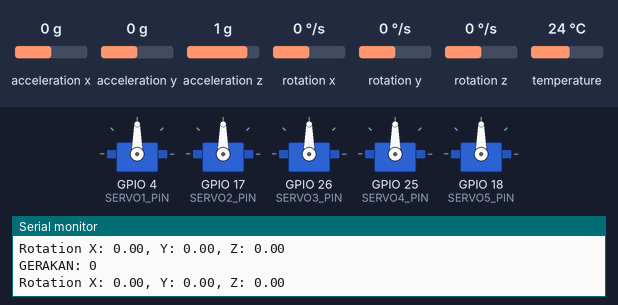
Bench run of a sketch on a simulated ESP32. Parts: 5 × servo, the last lines printed to the serial monitor. The inputs (shaded band) are chosen by the test bench; at power-on: rotation z 0 °/s, rotation x 0 °/s, rotation y 0 °/s, acceleration x 0 g, acceleration y 0 g, acceleration z 1 g, temperature 24 °C.

Above: at 2.2 s.
2.3 s: rotation z set to -192 °/s
At 3.1 s:
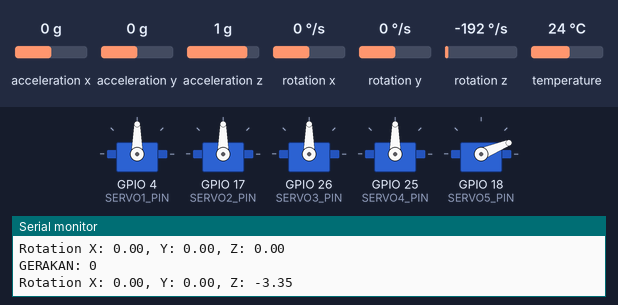
5.3 s: rotation x set to -192 °/s
At 6.7 s:
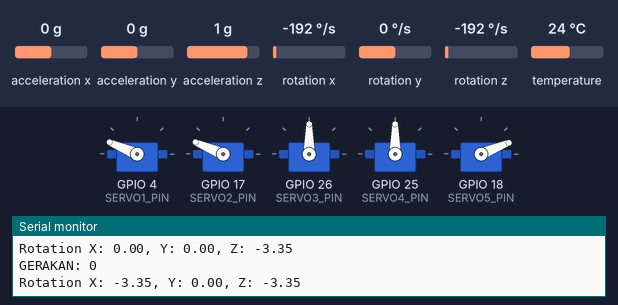
8.3 s: rotation y set to -192 °/s
At 9.1 s:
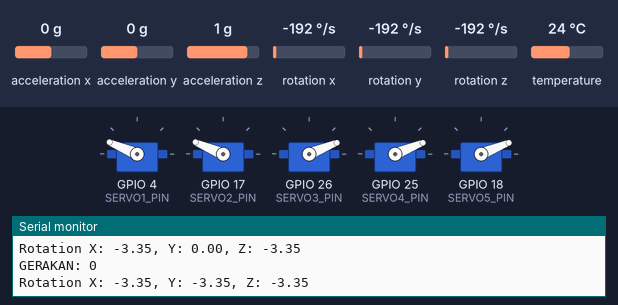
11.3 s: rotation x set to -100 °/s
At 12.4 s:
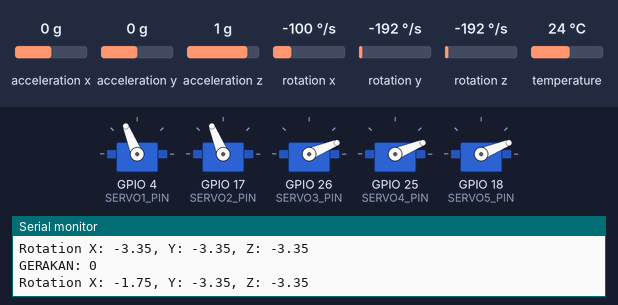
14.3 s: rotation y set to -100 °/s
At 15.1 s:
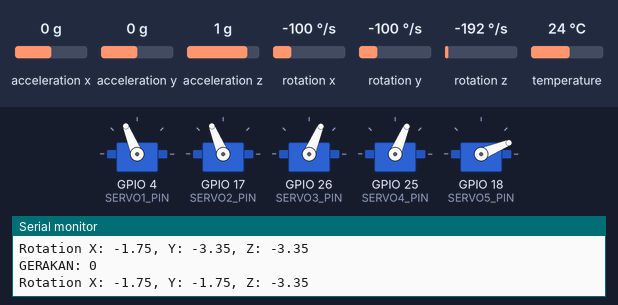
17.3 s: rotation z set to -100 °/s
Timing chart, 0 to 21.3 s (numbered marks = the images above; inputs shaded):
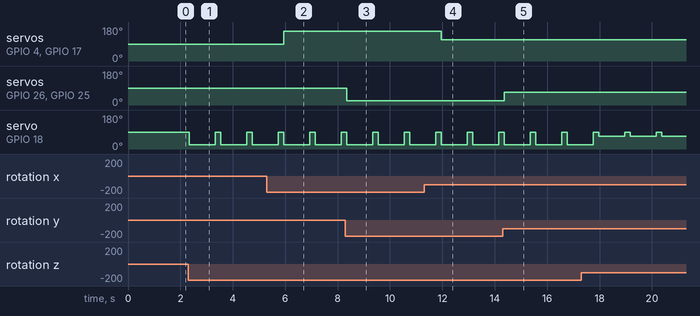

Measured:
- after the input at 2.3 s, servo on GPIO 18 (SERVO5_PIN): alternates 90° for 0.20 s and 22° for 1.0 s, starting at once
- after the input at 5.3 s, servo on GPIO 4 (SERVO1_PIN), servo on GPIO 17 (SERVO2_PIN): 90° → 157° after 0.64 s
- after the input at 8.3 s, servo on GPIO 26 (SERVO3_PIN), servo on GPIO 25 (SERVO4_PIN): 90° → 22° after 0.05 s
- after the input at 11.3 s, servo on GPIO 4 (SERVO1_PIN), servo on GPIO 17 (SERVO2_PIN): 157° → 112° after 0.66 s
- after the input at 14.3 s, servo on GPIO 26 (SERVO3_PIN), servo on GPIO 25 (SERVO4_PIN): 22° → 67° after 0.06 s

The sketch:

Code.ino
```cpp
#include <Adafruit_MPU6050.h> //initializing library
#include <Adafruit_Sensor.h>
#include <ESP32Servo.h>

Servo myservo1; //initiliazing servo
Servo myservo2;
Servo myservo3;
Servo myservo4;
Servo myservo5;

#define TRIGPIR_PIN 5 //PIR Output at PIN 5
#define SERVO1_PIN 4 //Servo 1 Control at PIN 4
#define SERVO2_PIN 17 //Servo 1 Control at PIN 17
#define SERVO3_PIN 26 //Servo 1 Control at PIN 26
#define SERVO4_PIN 25 //Servo 1 Control at PIN 25
#define SERVO5_PIN 18 //Servo 1 Control at PIN 18

Adafruit_MPU6050 mpu;

void setup() {
  Serial.begin(115200);

  while (!Serial)
    delay(10);

  Serial.println("Adafruit MPU6050 test!"); //checking MPU

  if (!mpu.begin()) {
    Serial.println("Failed to find MPU6050 chip");
  }
  Serial.println("MPU6050 Found!");

  pinMode(TRIGPIR_PIN, OUTPUT); //Attach servo pin to variable
  myservo1.attach(SERVO1_PIN);
  myservo2.attach(SERVO2_PIN);
  myservo3.attach(SERVO3_PIN);
  myservo4.attach(SERVO4_PIN);
  myservo5.attach(SERVO5_PIN);

  delay(1000);

}

void loop() {
  sensors_event_t a, g, t; //getting sensor value for MPU
  mpu.getEvent(&a, &g, &t);

  bool motion = digitalRead(TRIGPIR_PIN); //giving variable for PIR Sensor output
  Serial.print("\n");
  Serial.print("GERAKAN: "); //printing MPU state
  Serial.print(motion);

Serial.print("\n");
  //if motion being detected by PIR Sensor, this code block will get run
  if (motion==true){ //if motion is detected, each servo move into targeted angle
    myservo1.write(40);
    myservo2.write(70);
    myservo3.write(100);
    myservo4.write(130);
    myservo5.write(160);
    delay(2000);

    myservo1.write(90); //each servo return to 90 degree
    myservo2.write(90);
    myservo3.write(90);
    myservo4.write(90);
    myservo5.write(90);
    delay(2000);
  //if no motion is detected, this code block run will be run instead
  }
  else {
    // each value from left to right means the position of servo is a mapping of
    // value of gyro in x axis (in rad/s), the expected input between +4.3 to -4.3, and the expected output between 0 and 180 degree
  Serial.print("Rotation X: ");
  Serial.print(g.gyro.x);
  int servoPos1 = map(g.gyro.x, +4.3, -4.3, 0, 180); // the (+) sign before (-) sign value indicate the servo turn counterclockwise
  myservo1.write(servoPos1);
  int servoPos2 = map(g.gyro.x, +4.3, -4.3, 0, 180);
  myservo2.write(servoPos2);

  Serial.print(", Y: ");
  Serial.print(g.gyro.y);
  int servoPos3 = map(g.gyro.y, -4.3, +4.3, 0, 180);
  myservo3.write(servoPos3);
  int servoPos4 = map(g.gyro.y, -4.3, +4.3, 0, 180);
  myservo4.write(servoPos4);

  Serial.print(", Z: ");
  Serial.print(g.gyro.z);
  int servoPos5 = map(g.gyro.z, -4.3, +4.3, 0, 180);
  myservo5.write(servoPos5);
  // the block code below tells that if the servo not 90 degree, it will go to 90 degree after 1 second or 1000 millisecond
  if (abs(servoPos5 - 90) > 0) {
    delay(1000);
      myservo5.write(90);
  delay(100);
}
}
delay(100);
}
```
